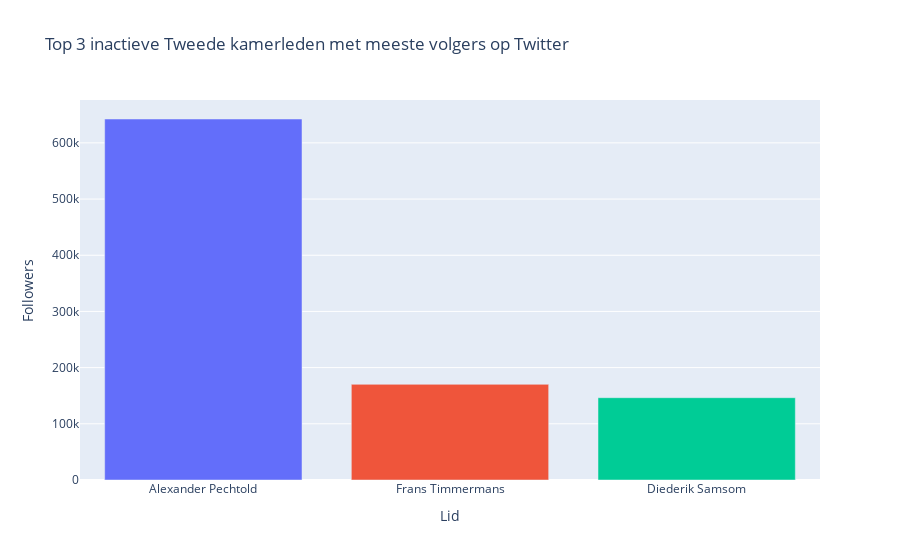

The cell this chart's notebook holds for it:
### Code cell
top_x_leden = 3
inactieve_leden = df[~df['Eindjaar'].isnull()]
tab = inactieve_leden.sort_values(by='Followers', ascending=False)[['Lid', 'Followers']]
fig = px.bar(tab[:top_x_leden], x='Lid', y='Followers', color='Lid',
             title='Top %d inactieve Tweede kamerleden met meeste volgers op Twitter' % top_x_leden)
fig.update_layout(showlegend=False)
fig.show()
tab.head()

### Figure 1 — Plotly figure (JSON) as saved in the notebook; plotly's stock layout.template omitted (floating-point values rounded to 4 significant figures)
{"data": [{"alignmentgroup": "True", "hovertemplate": "Lid=%{x}<br>Followers=%{y}<extra></extra>", "legendgroup": "Alexander Pechtold", "marker": {"color": "#636efa"}, "name": "Alexander Pechtold", "offsetgroup": "Alexander Pechtold", "orientation": "v", "showlegend": true, "textposition": "auto", "type": "bar", "x": ["Alexander Pechtold"], "xaxis": "x", "y": [642478], "yaxis": "y"}, {"alignmentgroup": "True", "hovertemplate": "Lid=%{x}<br>Followers=%{y}<extra></extra>", "legendgroup": "Frans Timmermans", "marker": {"color": "#EF553B"}, "name": "Frans Timmermans", "offsetgroup": "Frans Timmermans", "orientation": "v", "showlegend": true, "textposition": "auto", "type": "bar", "x": ["Frans Timmermans"], "xaxis": "x", "y": [170254], "yaxis": "y"}, {"alignmentgroup": "True", "hovertemplate": "Lid=%{x}<br>Followers=%{y}<extra></extra>", "legendgroup": "Diederik Samsom", "marker": {"color": "#00cc96"}, "name": "Diederik Samsom", "offsetgroup": "Diederik Samsom", "orientation": "v", "showlegend": true, "textposition": "auto", "type": "bar", "x": ["Diederik Samsom"], "xaxis": "x", "y": [146483], "yaxis": "y"}], "layout": {"barmode": "relative", "legend": {"title": {"text": "Lid"}, "tracegroupgap": 0}, "showlegend": false, "title": {"text": "Top 3 inactieve Tweede kamerleden met meeste volgers op Twitter"}, "xaxis": {"anchor": "y", "categoryarray": ["Alexander Pechtold", "Frans Timmermans", "Diederik Samsom"], "categoryorder": "array", "domain": [0, 1], "title": {"text": "Lid"}}, "yaxis": {"anchor": "x", "domain": [0, 1], "title": {"text": "Followers"}}}}
